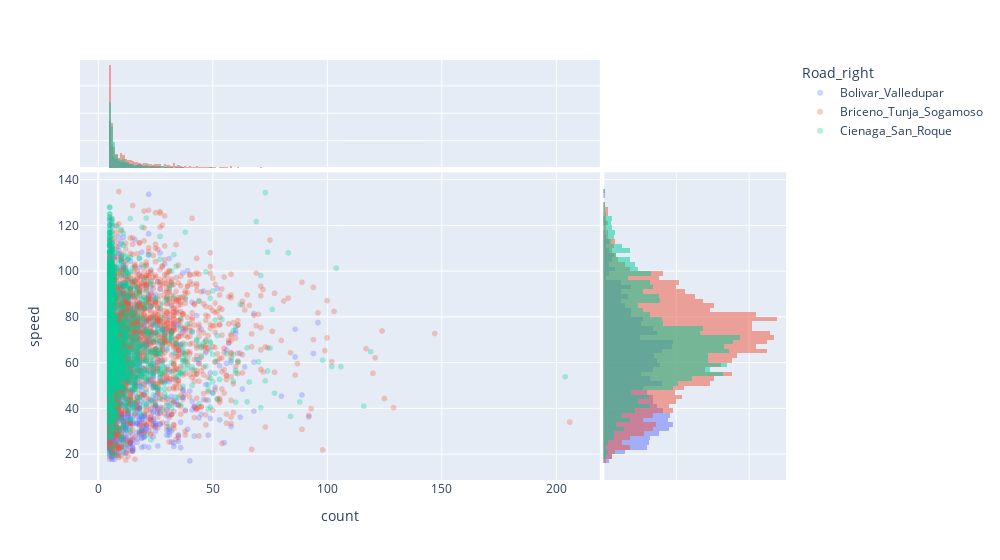

Notebook code for this chart:
### Code cell
# speed average, and recrods per user in each road 
df_freq_id = df_test.copy()
df_freq_id["count"] = 1

RANGO = "date_1h"

df_freq_id = df_freq_id.groupby(["Road_right","ID_1","device_id",RANGO]).agg(
    speed = ("vel","mean"),
    speed_std = ("vel", "std"),
    count = ("count","sum")
    ).reset_index()

df_freq_id = df_freq_id.groupby(["Road_right","ID_1",RANGO]).agg(
    speed = ("speed","mean"),
    speed_std = ("speed", "std"),
    count = ("count","sum")
    ).reset_index()

# df_freq_id = df_freq_id[(df_freq_id["speed_std"] < 20) & (df_freq_id["speed_std"].notna())]

display(df_freq_id.head())
print(len(df_freq_id))


fig = px.scatter(df_freq_id, x="count", y="speed", color = "Road_right", 
                 hover_data = ["speed_std","ID_1",RANGO], 
                 opacity = 0.3,
                 marginal_y = "histogram",
                 marginal_x = "histogram")
fig.update_layout(
    width = 1000,)
fig.show()



#Plotting records vs speed
g = sns.jointplot(data=df_freq_id, 
                  x="count", 
                  y="speed", 
                  alpha=0.3,
                  color = 'b',
                  hue = "Road_right")
# plt.yscale("log")
# plt.xscale("log")
plt.show()

### Figure 1 — Plotly figure (JSON) as saved in the notebook; plotly's stock layout.template omitted (floating-point values rounded to 4 significant figures; data arrays with more than 128 entries replaced by an {"elided": "..."} marker saying what was removed)
{"data": [{"customdata": {"elided": "1242x3 mixed values"}, "hovertemplate": "Road_right=Bolivar_Valledupar<br>count=%{x}<br>speed=%{y}<br>speed_std=%{customdata[0]}<br>ID_1=%{customdata[1]}<br>date_1h=%{customdata[2]}<extra></extra>", "legendgroup": "Bolivar_Valledupar", "marker": {"color": "#636efa", "opacity": 0.3, "symbol": "circle"}, "mode": "markers", "name": "Bolivar_Valledupar", "showlegend": true, "type": "scattergl", "x": {"elided": "1242 int values"}, "xaxis": "x", "y": {"elided": "1242 float values"}, "yaxis": "y"}, {"alignmentgroup": "True", "bingroup": "x", "hovertemplate": "Road_right=Bolivar_Valledupar<br>count=%{y}<extra></extra>", "legendgroup": "Bolivar_Valledupar", "marker": {"color": "#636efa"}, "name": "Bolivar_Valledupar", "offsetgroup": "Bolivar_Valledupar", "opacity": 0.5, "showlegend": false, "type": "histogram", "x": {"elided": "1242 int values"}, "xaxis": "x3", "yaxis": "y3"}, {"alignmentgroup": "True", "bingroup": "y", "hovertemplate": "Road_right=Bolivar_Valledupar<br>speed=%{y}<br>count=%{x}<extra></extra>", "legendgroup": "Bolivar_Valledupar", "marker": {"color": "#636efa"}, "name": "Bolivar_Valledupar", "offsetgroup": "Bolivar_Valledupar", "opacity": 0.5, "showlegend": false, "type": "histogram", "xaxis": "x2", "y": {"elided": "1242 float values"}, "yaxis": "y2"}, {"customdata": {"elided": "2692x3 mixed values"}, "hovertemplate": "Road_right=Briceno_Tunja_Sogamoso<br>count=%{x}<br>speed=%{y}<br>speed_std=%{customdata[0]}<br>ID_1=%{customdata[1]}<br>date_1h=%{customdata[2]}<extra></extra>", "legendgroup": "Briceno_Tunja_Sogamoso", "marker": {"color": "#EF553B", "opacity": 0.3, "symbol": "circle"}, "mode": "markers", "name": "Briceno_Tunja_Sogamoso", "showlegend": true, "type": "scattergl", "x": {"elided": "2692 int values"}, "xaxis": "x", "y": {"elided": "2692 float values"}, "yaxis": "y"}, {"alignmentgroup": "True", "bingroup": "x", "hovertemplate": "Road_right=Briceno_Tunja_Sogamoso<br>count=%{y}<extra></extra>", "legendgroup": "Briceno_Tunja_Sogamoso", "marker": {"color": "#EF553B"}, "name": "Briceno_Tunja_Sogamoso", "offsetgroup": "Briceno_Tunja_Sogamoso", "opacity": 0.5, "showlegend": false, "type": "histogram", "x": {"elided": "2692 int values"}, "xaxis": "x3", "yaxis": "y3"}, {"alignmentgroup": "True", "bingroup": "y", "hovertemplate": "Road_right=Briceno_Tunja_Sogamoso<br>speed=%{y}<br>count=%{x}<extra></extra>", "legendgroup": "Briceno_Tunja_Sogamoso", "marker": {"color": "#EF553B"}, "name": "Briceno_Tunja_Sogamoso", "offsetgroup": "Briceno_Tunja_Sogamoso", "opacity": 0.5, "showlegend": false, "type": "histogram", "xaxis": "x2", "y": {"elided": "2692 float values"}, "yaxis": "y2"}, {"customdata": {"elided": "1766x3 mixed values"}, "hovertemplate": "Road_right=Cienaga_San_Roque<br>count=%{x}<br>speed=%{y}<br>speed_std=%{customdata[0]}<br>ID_1=%{customdata[1]}<br>date_1h=%{customdata[2]}<extra></extra>", "legendgroup": "Cienaga_San_Roque", "marker": {"color": "#00cc96", "opacity": 0.3, "symbol": "circle"}, "mode": "markers", "name": "Cienaga_San_Roque", "showlegend": true, "type": "scattergl", "x": {"elided": "1766 int values"}, "xaxis": "x", "y": {"elided": "1766 float values"}, "yaxis": "y"}, {"alignmentgroup": "True", "bingroup": "x", "hovertemplate": "Road_right=Cienaga_San_Roque<br>count=%{y}<extra></extra>", "legendgroup": "Cienaga_San_Roque", "marker": {"color": "#00cc96"}, "name": "Cienaga_San_Roque", "offsetgroup": "Cienaga_San_Roque", "opacity": 0.5, "showlegend": false, "type": "histogram", "x": {"elided": "1766 int values"}, "xaxis": "x3", "yaxis": "y3"}, {"alignmentgroup": "True", "bingroup": "y", "hovertemplate": "Road_right=Cienaga_San_Roque<br>speed=%{y}<br>count=%{x}<extra></extra>", "legendgroup": "Cienaga_San_Roque", "marker": {"color": "#00cc96"}, "name": "Cienaga_San_Roque", "offsetgroup": "Cienaga_San_Roque", "opacity": 0.5, "showlegend": false, "type": "histogram", "xaxis": "x2", "y": {"elided": "1766 float values"}, "yaxis": "y2"}], "layout": {"barmode": "overlay", "legend": {"title": {"text": "Road_right"}, "tracegroupgap": 0}, "margin": {"t": 60}, "width": 1000, "xaxis": {"anchor": "y", "domain": [0, 0.7363], "title": {"text": "count"}}, "xaxis2": {"anchor": "y2", "domain": [0.7413, 1], "matches": "x2", "showgrid": true, "showline": false, "showticklabels": false, "ticks": ""}, "xaxis3": {"anchor": "y3", "domain": [0, 0.7363], "matches": "x", "showgrid": true, "showticklabels": false}, "xaxis4": {"anchor": "y4", "domain": [0.7413, 1], "matches": "x2", "showgrid": true, "showline": false, "showticklabels": false, "ticks": ""}, "yaxis": {"anchor": "x", "domain": [0, 0.7326], "title": {"text": "speed"}}, "yaxis2": {"anchor": "x2", "domain": [0, 0.7326], "matches": "y", "showgrid": true, "showticklabels": false}, "yaxis3": {"anchor": "x3", "domain": [0.7426, 1], "matches": "y3", "showgrid": true, "showline": false, "showticklabels": false, "ticks": ""}, "yaxis4": {"anchor": "x4", "domain": [0.7426, 1], "matches": "y3", "showgrid": true, "showline": false, "showticklabels": false, "ticks": ""}}}
